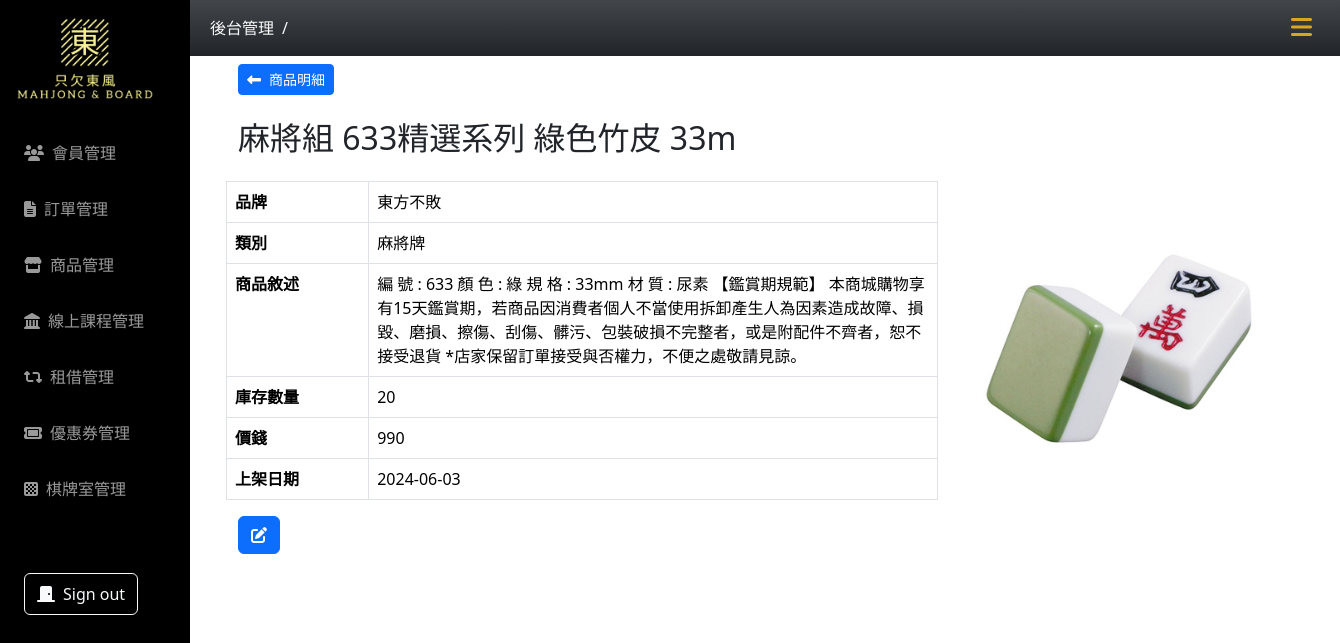
The page /product/product.php on the database its author committed.
### tables this page shows
CREATE TABLE `product` (
  `id` int(5) UNSIGNED NOT NULL,
  `name` varchar(50) NOT NULL,
  `content` varchar(2000) NOT NULL,
  `brand_id` varchar(3) NOT NULL,
  `category_id` int(3) NOT NULL,
  `quantity` int(11) NOT NULL,
  `price` int(6) UNSIGNED NOT NULL,
  `on_time` date NOT NULL,
  `off_time` date DEFAULT NULL,
  `create_at` date NOT NULL,
  `update_at` date DEFAULT NULL,
  `img` varchar(100) NOT NULL
);

CREATE TABLE `brand` (
  `id` int(6) UNSIGNED NOT NULL COMMENT 'AUTO_INCREMENT',
  `name` varchar(20) NOT NULL,
  `valid` int(11) NOT NULL DEFAULT 1
);

CREATE TABLE `product_category` (
  `id` int(5) UNSIGNED NOT NULL COMMENT 'AUTO_INCREMENT',
  `name` varchar(20) NOT NULL,
  `valid` int(11) NOT NULL DEFAULT 1
);

### product/product.php (the view, shortened to what this page needs)
<?php
require_once("../db_connect_mahjong.php");
if (!isset($_GET["id"])) {
    $id = 1;
} else {
    $id = $_GET["id"];
}
$sql = "SELECT product.*, product_category.name AS category_name, brand.name AS brand_name FROM product JOIN product_category ON product_category.id = product.category_id JOIN brand ON brand.id = product.brand_id WHERE product.id = $id";
$result = $conn->query($sql);
$row = $result->fetch_assoc();
?>
<!doctype html>
<html lang="en">
<head>
    <?php include("../css-mahjong.php") ?>
</head>
<body>
    <?php include("../nav.php") ?>
    <div class="container main-content px-5">
        <div class="d-flex align-items-start py-2 flex-column">
            <a href="product-list.php" class="btn btn-primary btn-sm mb-2"><i class="fa-solid fa-left-long me-2"></i>商品明細</a>
            <h2 class="pt-3"><?= $row["name"] ?></h2>
        </div>
        <div class="row">
            <div class="col-8">
                <div class="row py-2">
                    <table class="table table-bordered">
                        <tr>
                            <th class="col-2">品牌</th>
                            <td class="col-8"><?= $row["brand_name"] ?></td>
                        </tr>
                        <tr>
                            <th>類別</th>
                            <td><?= $row["category_name"] ?></td>
                        </tr>
                        <tr>
                            <th>商品敘述</th>
                            <td><?= $row["content"] ?></td>
                        </tr>
                        <tr>
                            <th>庫存數量</th>
                            <td><?= $row["quantity"] ?></td>
                        </tr>
                        <tr>
                            <th>價錢</th>
                            <td><?= $row["price"] ?></td>
                        </tr>
                        <tr>
                            <th>上架日期</th>
                            <td><?= $row["on_time"] ?></td>
                        </tr>
                    </table>
                    <div class="d-flex justify-content-start">
                        <a href="editProduct.php?id=<?= $row["id"] ?>" class="btn btn-primary"><i class="fa-solid fa-pen-to-square"></i></a>
                    </div>
                </div>
                <div class="d-flex gap-3 py-3">
                </div>
            </div>
            <div class="col-4">
                <img class="img-fluid main-pic" src="../images/product/<?= $row["img"] ?>" alt="">
            </div>
        </div>
    </div>
</body>
</html>

### css-mahjong.php (style rules this page uses)
:root { --aside-width: 190px; --header-nav-height: 56px; }
.main-content { margin: 0 0 0 var(--aside-width); padding-top: var(--header-nav-height); }

### rows shown on the page
product: name "麻將組 633精選系列 綠色竹皮 33m", brand.name "東方不敗", product_category.name "麻將牌", content "編 號 : 633 顏 色 : 綠 規 格 : 33mm 材 質 : 尿素 【鑑賞期規範】 本商城購物享有15天鑑賞期，若商品因消費者個人不當使用拆卸產生人為因素造成故障、損毀、磨損、擦傷、刮傷、髒污、包裝破損不完整者，或是附配件不齊者，恕不接受退貨 *店家保留訂單接受與否權力，不便之處敬請見諒。", quantity "20", price "990", on_time "2024-06-03", img (picture)
